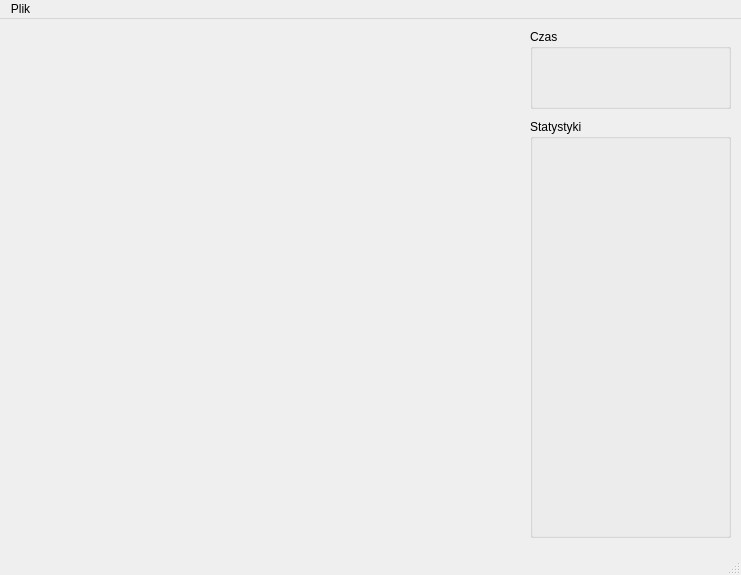
<?xml version="1.0" encoding="UTF-8"?>
<ui version="4.0">
 <class>MainWindow</class>
 <widget class="QMainWindow" name="MainWindow">
  <property name="geometry">
   <rect>
    <x>0</x>
    <y>0</y>
    <width>741</width>
    <height>575</height>
   </rect>
  </property>
  <property name="windowTitle">
   <string>QChess</string>
  </property>
  <widget class="QWidget" name="centralWidget">
   <widget class="QGroupBox" name="groupBox_2">
    <property name="geometry">
     <rect>
      <x>530</x>
      <y>10</y>
      <width>201</width>
      <height>80</height>
     </rect>
    </property>
    <property name="title">
     <string>Czas</string>
    </property>
   </widget>
   <widget class="QGroupBox" name="groupBox_3">
    <property name="geometry">
     <rect>
      <x>530</x>
      <y>100</y>
      <width>201</width>
      <height>419</height>
     </rect>
    </property>
    <property name="title">
     <string>Statystyki</string>
    </property>
   </widget>
  </widget>
  <widget class="QMenuBar" name="menuBar">
   <property name="geometry">
    <rect>
     <x>0</x>
     <y>0</y>
     <width>741</width>
     <height>22</height>
    </rect>
   </property>
   <widget class="QMenu" name="menuPlik">
    <property name="title">
     <string>Plik</string>
    </property>
    <addaction name="actionWyjd"/>
   </widget>
   <addaction name="menuPlik"/>
  </widget>
  <widget class="QStatusBar" name="statusBar"/>
  <action name="actionWyjd">
   <property name="text">
    <string>Wyjdź</string>
   </property>
   <property name="shortcut">
    <string>Esc</string>
   </property>
  </action>
 </widget>
 <layoutdefault spacing="6" margin="11"/>
 <resources/>
 <connections/>
</ui>
